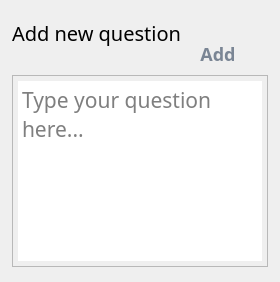
        <widget class="QWidget" name="addQPage">
         <layout class="QGridLayout" name="gridLayout_5">
          <property name="leftMargin">
           <number>12</number>
          </property>
          <property name="topMargin">
           <number>0</number>
          </property>
          <property name="rightMargin">
           <number>12</number>
          </property>
          <property name="bottomMargin">
           <number>15</number>
          </property>
          <property name="horizontalSpacing">
           <number>0</number>
          </property>
          <property name="verticalSpacing">
           <number>8</number>
          </property>
          <item row="2" column="0">
           <widget class="QTextEdit" name="addQInput">
            <property name="font">
             <font>
              <family>Poppins</family>
              <pointsize>16</pointsize>
              <stylestrategy>PreferDefault</stylestrategy>
              <kerning>true</kerning>
              <hintingpreference>PreferDefaultHinting</hintingpreference>
             </font>
            </property>
            <property name="styleSheet">
             <string notr="true">padding: 5px;</string>
            </property>
            <property name="html">
             <string>&lt;!DOCTYPE HTML PUBLIC &quot;-//W3C//DTD HTML 4.0//EN&quot; &quot;http://www.w3.org/TR/REC-html40/strict.dtd&quot;&gt;
&lt;html&gt;&lt;head&gt;&lt;meta name=&quot;qrichtext&quot; content=&quot;1&quot; /&gt;&lt;meta charset=&quot;utf-8&quot; /&gt;&lt;style type=&quot;text/css&quot;&gt;
p, li { white-space: pre-wrap; }
hr { height: 1px; border-width: 0; }
li.unchecked::marker { content: &quot;\2610&quot;; }
li.checked::marker { content: &quot;\2612&quot;; }
&lt;/style&gt;&lt;/head&gt;&lt;body style=&quot; font-family:'Poppins'; font-size:16pt; font-weight:400; font-style:normal;&quot;&gt;
&lt;p style=&quot;-qt-paragraph-type:empty; margin-top:0px; margin-bottom:0px; margin-left:0px; margin-right:0px; -qt-block-indent:0; text-indent:0px;&quot;&gt;&lt;br /&gt;&lt;/p&gt;&lt;/body&gt;&lt;/html&gt;</string>
            </property>
            <property name="overwriteMode">
             <bool>false</bool>
            </property>
            <property name="acceptRichText">
             <bool>false</bool>
            </property>
            <property name="placeholderText">
             <string>Type your question here...</string>
            </property>
           </widget>
          </item>
          <item row="0" column="0">
           <widget class="QLabel" name="addNewQ">
            <property name="sizePolicy">
             <sizepolicy hsizetype="Fixed" vsizetype="Preferred">
              <horstretch>0</horstretch>
              <verstretch>0</verstretch>
             </sizepolicy>
            </property>
            <property name="minimumSize">
             <size>
              <width>100</width>
              <height>33</height>
             </size>
            </property>
            <property name="maximumSize">
             <size>
              <width>16777215</width>
              <height>0</height>
             </size>
            </property>
            <property name="font">
             <font>
              <family>Poppins</family>
              <pointsize>15</pointsize>
             </font>
            </property>
            <property name="text">
             <string>Add new question</string>
            </property>
           </widget>
          </item>
          <item row="1" column="0" alignment="Qt::AlignmentFlag::AlignRight">
           <widget class="QPushButton" name="addQuestionBtn">
            <property name="sizePolicy">
             <sizepolicy hsizetype="Fixed" vsizetype="Fixed">
              <horstretch>0</horstretch>
              <verstretch>0</verstretch>
             </sizepolicy>
            </property>
            <property name="minimumSize">
             <size>
              <width>100</width>
              <height>0</height>
             </size>
            </property>
            <property name="maximumSize">
             <size>
              <width>0</width>
              <height>16777215</height>
             </size>
            </property>
            <property name="font">
             <font>
              <family>poppins</family>
              <pointsize>-1</pointsize>
              <fontweight>Medium</fontweight>
             </font>
            </property>
            <property name="cursor">
             <cursorShape>PointingHandCursor</cursorShape>
            </property>
            <property name="layoutDirection">
             <enum>Qt::LayoutDirection::LeftToRight</enum>
            </property>
            <property name="styleSheet">
             <string notr="true">QPushButton{
	color: #7A8594;
	border: none;
	font-family: &quot;poppins&quot;;
	font-weight: 500;
	font-size: 18px;
	/*background-color: #AF83FB;*/
	border-radius: 5px;
	text-align: center;
}</string>
            </property>
            <property name="text">
             <string>Add</string>
            </property>
            <property name="icon">
             <iconset>
              <normaloff>ic/add.svg</normaloff>ic/add.svg</iconset>
            </property>
            <property name="iconSize">
             <size>
              <width>34</width>
              <height>34</height>
             </size>
            </property>
            <property name="autoRepeatInterval">
             <number>100</number>
            </property>
            <property name="autoDefault">
             <bool>true</bool>
            </property>
            <property name="default">
             <bool>false</bool>
            </property>
            <property name="flat">
             <bool>false</bool>
            </property>
           </widget>
          </item>
         </layout>
        </widget>
